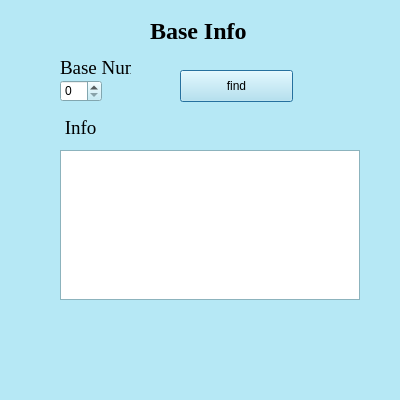
<?xml version="1.0" encoding="UTF-8"?>
<ui version="4.0">
 <class>BaseInfo</class>
 <widget class="QDialog" name="BaseInfo">
  <property name="geometry">
   <rect>
    <x>0</x>
    <y>0</y>
    <width>400</width>
    <height>400</height>
   </rect>
  </property>
  <property name="palette">
   <palette>
    <active>
     <colorrole role="WindowText">
      <brush brushstyle="SolidPattern">
       <color alpha="255">
        <red>0</red>
        <green>0</green>
        <blue>0</blue>
       </color>
      </brush>
     </colorrole>
     <colorrole role="Button">
      <brush brushstyle="SolidPattern">
       <color alpha="255">
        <red>182</red>
        <green>232</green>
        <blue>245</blue>
       </color>
      </brush>
     </colorrole>
     <colorrole role="Light">
      <brush brushstyle="SolidPattern">
       <color alpha="255">
        <red>255</red>
        <green>255</green>
        <blue>255</blue>
       </color>
      </brush>
     </colorrole>
     <colorrole role="Midlight">
      <brush brushstyle="SolidPattern">
       <color alpha="255">
        <red>218</red>
        <green>243</green>
        <blue>250</blue>
       </color>
      </brush>
     </colorrole>
     <colorrole role="Dark">
      <brush brushstyle="SolidPattern">
       <color alpha="255">
        <red>91</red>
        <green>116</green>
        <blue>122</blue>
       </color>
      </brush>
     </colorrole>
     <colorrole role="Mid">
      <brush brushstyle="SolidPattern">
       <color alpha="255">
        <red>121</red>
        <green>154</green>
        <blue>163</blue>
       </color>
      </brush>
     </colorrole>
     <colorrole role="Text">
      <brush brushstyle="SolidPattern">
       <color alpha="255">
        <red>0</red>
        <green>0</green>
        <blue>0</blue>
       </color>
      </brush>
     </colorrole>
     <colorrole role="BrightText">
      <brush brushstyle="SolidPattern">
       <color alpha="255">
        <red>255</red>
        <green>255</green>
        <blue>255</blue>
       </color>
      </brush>
     </colorrole>
     <colorrole role="ButtonText">
      <brush brushstyle="SolidPattern">
       <color alpha="255">
        <red>0</red>
        <green>0</green>
        <blue>0</blue>
       </color>
      </brush>
     </colorrole>
     <colorrole role="Base">
      <brush brushstyle="SolidPattern">
       <color alpha="255">
        <red>255</red>
        <green>255</green>
        <blue>255</blue>
       </color>
      </brush>
     </colorrole>
     <colorrole role="Window">
      <brush brushstyle="SolidPattern">
       <color alpha="255">
        <red>182</red>
        <green>232</green>
        <blue>245</blue>
       </color>
      </brush>
     </colorrole>
     <colorrole role="Shadow">
      <brush brushstyle="SolidPattern">
       <color alpha="255">
        <red>0</red>
        <green>0</green>
        <blue>0</blue>
       </color>
      </brush>
     </colorrole>
     <colorrole role="AlternateBase">
      <brush brushstyle="SolidPattern">
       <color alpha="255">
        <red>218</red>
        <green>243</green>
        <blue>250</blue>
       </color>
      </brush>
     </colorrole>
     <colorrole role="ToolTipBase">
      <brush brushstyle="SolidPattern">
       <color alpha="255">
        <red>255</red>
        <green>255</green>
        <blue>220</blue>
       </color>
      </brush>
     </colorrole>
     <colorrole role="ToolTipText">
      <brush brushstyle="SolidPattern">
       <color alpha="255">
        <red>0</red>
        <green>0</green>
        <blue>0</blue>
       </color>
      </brush>
     </colorrole>
     <colorrole role="PlaceholderText">
      <brush brushstyle="SolidPattern">
       <color alpha="128">
        <red>0</red>
        <green>0</green>
        <blue>0</blue>
       </color>
      </brush>
     </colorrole>
    </active>
    <inactive>
     <colorrole role="WindowText">
      <brush brushstyle="SolidPattern">
       <color alpha="255">
        <red>0</red>
        <green>0</green>
        <blue>0</blue>
       </color>
      </brush>
     </colorrole>
     <colorrole role="Button">
      <brush brushstyle="SolidPattern">
       <color alpha="255">
        <red>182</red>
        <green>232</green>
        <blue>245</blue>
       </color>
      </brush>
     </colorrole>
     <colorrole role="Light">
      <brush brushstyle="SolidPattern">
       <color alpha="255">
        <red>255</red>
        <green>255</green>
        <blue>255</blue>
       </color>
      </brush>
     </colorrole>
     <colorrole role="Midlight">
      <brush brushstyle="SolidPattern">
       <color alpha="255">
        <red>218</red>
        <green>243</green>
        <blue>250</blue>
       </color>
      </brush>
     </colorrole>
     <colorrole role="Dark">
      <brush brushstyle="SolidPattern">
       <color alpha="255">
        <red>91</red>
        <green>116</green>
        <blue>122</blue>
       </color>
      </brush>
     </colorrole>
     <colorrole role="Mid">
      <brush brushstyle="SolidPattern">
       <color alpha="255">
        <red>121</red>
        <green>154</green>
        <blue>163</blue>
       </color>
      </brush>
     </colorrole>
     <colorrole role="Text">
      <brush brushstyle="SolidPattern">
       <color alpha="255">
        <red>0</red>
        <green>0</green>
        <blue>0</blue>
       </color>
      </brush>
     </colorrole>
     <colorrole role="BrightText">
      <brush brushstyle="SolidPattern">
       <color alpha="255">
        <red>255</red>
        <green>255</green>
        <blue>255</blue>
       </color>
      </brush>
     </colorrole>
     <colorrole role="ButtonText">
      <brush brushstyle="SolidPattern">
       <color alpha="255">
        <red>0</red>
        <green>0</green>
        <blue>0</blue>
       </color>
      </brush>
     </colorrole>
     <colorrole role="Base">
      <brush brushstyle="SolidPattern">
       <color alpha="255">
        <red>255</red>
        <green>255</green>
        <blue>255</blue>
       </color>
      </brush>
     </colorrole>
     <colorrole role="Window">
      <brush brushstyle="SolidPattern">
       <color alpha="255">
        <red>182</red>
        <green>232</green>
        <blue>245</blue>
       </color>
      </brush>
     </colorrole>
     <colorrole role="Shadow">
      <brush brushstyle="SolidPattern">
       <color alpha="255">
        <red>0</red>
        <green>0</green>
        <blue>0</blue>
       </color>
      </brush>
     </colorrole>
     <colorrole role="AlternateBase">
      <brush brushstyle="SolidPattern">
       <color alpha="255">
        <red>218</red>
        <green>243</green>
        <blue>250</blue>
       </color>
      </brush>
     </colorrole>
     <colorrole role="ToolTipBase">
      <brush brushstyle="SolidPattern">
       <color alpha="255">
        <red>255</red>
        <green>255</green>
        <blue>220</blue>
       </color>
      </brush>
     </colorrole>
     <colorrole role="ToolTipText">
      <brush brushstyle="SolidPattern">
       <color alpha="255">
        <red>0</red>
        <green>0</green>
        <blue>0</blue>
       </color>
      </brush>
     </colorrole>
     <colorrole role="PlaceholderText">
      <brush brushstyle="SolidPattern">
       <color alpha="128">
        <red>0</red>
        <green>0</green>
        <blue>0</blue>
       </color>
      </brush>
     </colorrole>
    </inactive>
    <disabled>
     <colorrole role="WindowText">
      <brush brushstyle="SolidPattern">
       <color alpha="255">
        <red>91</red>
        <green>116</green>
        <blue>122</blue>
       </color>
      </brush>
     </colorrole>
     <colorrole role="Button">
      <brush brushstyle="SolidPattern">
       <color alpha="255">
        <red>182</red>
        <green>232</green>
        <blue>245</blue>
       </color>
      </brush>
     </colorrole>
     <colorrole role="Light">
      <brush brushstyle="SolidPattern">
       <color alpha="255">
        <red>255</red>
        <green>255</green>
        <blue>255</blue>
       </color>
      </brush>
     </colorrole>
     <colorrole role="Midlight">
      <brush brushstyle="SolidPattern">
       <color alpha="255">
        <red>218</red>
        <green>243</green>
        <blue>250</blue>
       </color>
      </brush>
     </colorrole>
     <colorrole role="Dark">
      <brush brushstyle="SolidPattern">
       <color alpha="255">
        <red>91</red>
        <green>116</green>
        <blue>122</blue>
       </color>
      </brush>
     </colorrole>
     <colorrole role="Mid">
      <brush brushstyle="SolidPattern">
       <color alpha="255">
        <red>121</red>
        <green>154</green>
        <blue>163</blue>
       </color>
      </brush>
     </colorrole>
     <colorrole role="Text">
      <brush brushstyle="SolidPattern">
       <color alpha="255">
        <red>91</red>
        <green>116</green>
        <blue>122</blue>
       </color>
      </brush>
     </colorrole>
     <colorrole role="BrightText">
      <brush brushstyle="SolidPattern">
       <color alpha="255">
        <red>255</red>
        <green>255</green>
        <blue>255</blue>
       </color>
      </brush>
     </colorrole>
     <colorrole role="ButtonText">
      <brush brushstyle="SolidPattern">
       <color alpha="255">
        <red>91</red>
        <green>116</green>
        <blue>122</blue>
       </color>
      </brush>
     </colorrole>
     <colorrole role="Base">
      <brush brushstyle="SolidPattern">
       <color alpha="255">
        <red>182</red>
        <green>232</green>
        <blue>245</blue>
       </color>
      </brush>
     </colorrole>
     <colorrole role="Window">
      <brush brushstyle="SolidPattern">
       <color alpha="255">
        <red>182</red>
        <green>232</green>
        <blue>245</blue>
       </color>
      </brush>
     </colorrole>
     <colorrole role="Shadow">
      <brush brushstyle="SolidPattern">
       <color alpha="255">
        <red>0</red>
        <green>0</green>
        <blue>0</blue>
       </color>
      </brush>
     </colorrole>
     <colorrole role="AlternateBase">
      <brush brushstyle="SolidPattern">
       <color alpha="255">
        <red>182</red>
        <green>232</green>
        <blue>245</blue>
       </color>
      </brush>
     </colorrole>
     <colorrole role="ToolTipBase">
      <brush brushstyle="SolidPattern">
       <color alpha="255">
        <red>255</red>
        <green>255</green>
        <blue>220</blue>
       </color>
      </brush>
     </colorrole>
     <colorrole role="ToolTipText">
      <brush brushstyle="SolidPattern">
       <color alpha="255">
        <red>0</red>
        <green>0</green>
        <blue>0</blue>
       </color>
      </brush>
     </colorrole>
     <colorrole role="PlaceholderText">
      <brush brushstyle="SolidPattern">
       <color alpha="128">
        <red>0</red>
        <green>0</green>
        <blue>0</blue>
       </color>
      </brush>
     </colorrole>
    </disabled>
   </palette>
  </property>
  <property name="windowTitle">
   <string>Base Info</string>
  </property>
  <widget class="QSpinBox" name="baseNum">
   <property name="geometry">
    <rect>
     <x>60</x>
     <y>80</y>
     <width>42</width>
     <height>22</height>
    </rect>
   </property>
  </widget>
  <widget class="QLabel" name="label_2">
   <property name="geometry">
    <rect>
     <x>60</x>
     <y>60</y>
     <width>71</width>
     <height>16</height>
    </rect>
   </property>
   <property name="font">
    <font>
     <family>Times New Roman</family>
     <pointsize>14</pointsize>
    </font>
   </property>
   <property name="text">
    <string>Base Num</string>
   </property>
  </widget>
  <widget class="QTextEdit" name="infoBaseWindow">
   <property name="geometry">
    <rect>
     <x>60</x>
     <y>150</y>
     <width>300</width>
     <height>150</height>
    </rect>
   </property>
  </widget>
  <widget class="QLabel" name="label">
   <property name="geometry">
    <rect>
     <x>150</x>
     <y>20</y>
     <width>111</width>
     <height>21</height>
    </rect>
   </property>
   <property name="font">
    <font>
     <family>Times New Roman</family>
     <pointsize>18</pointsize>
     <weight>75</weight>
     <bold>true</bold>
    </font>
   </property>
   <property name="text">
    <string>Base Info</string>
   </property>
  </widget>
  <widget class="QLabel" name="label_3">
   <property name="geometry">
    <rect>
     <x>60</x>
     <y>120</y>
     <width>59</width>
     <height>16</height>
    </rect>
   </property>
   <property name="font">
    <font>
     <family>Times New Roman</family>
     <pointsize>14</pointsize>
    </font>
   </property>
   <property name="text">
    <string> Info</string>
   </property>
  </widget>
  <widget class="QPushButton" name="baseInfoButton">
   <property name="geometry">
    <rect>
     <x>180</x>
     <y>70</y>
     <width>113</width>
     <height>32</height>
    </rect>
   </property>
   <property name="text">
    <string>find</string>
   </property>
  </widget>
 </widget>
 <resources/>
 <connections/>
</ui>
